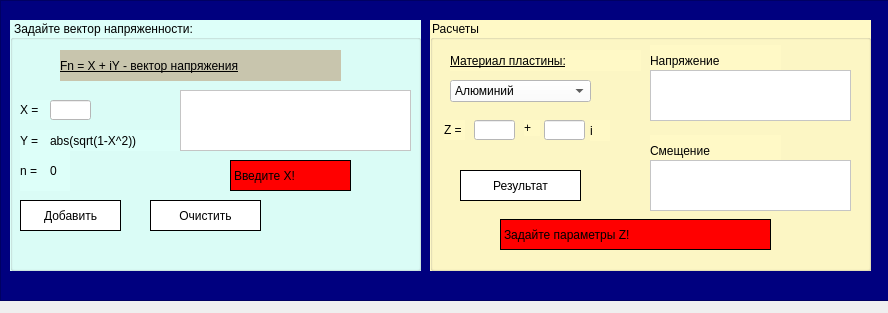
<?xml version="1.0" encoding="UTF-8"?>
<ui version="4.0">
 <class>mainWindow</class>
 <widget class="QMainWindow" name="mainWindow">
  <property name="geometry">
   <rect>
    <x>0</x>
    <y>0</y>
    <width>888</width>
    <height>313</height>
   </rect>
  </property>
  <property name="sizePolicy">
   <sizepolicy hsizetype="Ignored" vsizetype="Ignored">
    <horstretch>0</horstretch>
    <verstretch>0</verstretch>
   </sizepolicy>
  </property>
  <property name="minimumSize">
   <size>
    <width>888</width>
    <height>313</height>
   </size>
  </property>
  <property name="maximumSize">
   <size>
    <width>888</width>
    <height>313</height>
   </size>
  </property>
  <property name="windowTitle">
   <string>Решение задачи теории упругости для плоскости с круговым отверстием</string>
  </property>
  <property name="windowIcon">
   <iconset>
    <normaloff>icon.ico</normaloff>
    <disabledoff>icon.ico</disabledoff>
    <activeoff>icon.ico</activeoff>icon.ico</iconset>
  </property>
  <widget class="QWidget" name="centralwidget">
   <widget class="QFrame" name="frame">
    <property name="geometry">
     <rect>
      <x>0</x>
      <y>0</y>
      <width>921</width>
      <height>301</height>
     </rect>
    </property>
    <property name="styleSheet">
     <string notr="true">background-color: rgb(0, 0, 127);</string>
    </property>
    <property name="frameShape">
     <enum>QFrame::StyledPanel</enum>
    </property>
    <property name="frameShadow">
     <enum>QFrame::Raised</enum>
    </property>
    <widget class="QGroupBox" name="groupBox">
     <property name="geometry">
      <rect>
       <x>10</x>
       <y>20</y>
       <width>411</width>
       <height>251</height>
      </rect>
     </property>
     <property name="styleSheet">
      <string notr="true">font: 75 14pt &quot;Ebrima&quot;;
background-color: rgb(221, 255, 249);</string>
     </property>
     <property name="title">
      <string>Задайте вектор напряженности:</string>
     </property>
     <widget class="QLabel" name="label_7">
      <property name="geometry">
       <rect>
        <x>50</x>
        <y>30</y>
        <width>281</width>
        <height>31</height>
       </rect>
      </property>
      <property name="styleSheet">
       <string notr="true">font: 75 14pt &quot;Times New Roman&quot;;
text-decoration: underline;
background-color: rgb(200, 197, 173);</string>
      </property>
      <property name="text">
       <string>Fn = X + iY - вектор напряжения</string>
      </property>
     </widget>
     <widget class="QLabel" name="label_8">
      <property name="geometry">
       <rect>
        <x>10</x>
        <y>130</y>
        <width>31</width>
        <height>41</height>
       </rect>
      </property>
      <property name="styleSheet">
       <string notr="true">font: 12pt &quot;Yu Gothic UI&quot;;</string>
      </property>
      <property name="text">
       <string>n =</string>
      </property>
     </widget>
     <widget class="QLabel" name="label_2">
      <property name="geometry">
       <rect>
        <x>10</x>
        <y>80</y>
        <width>31</width>
        <height>20</height>
       </rect>
      </property>
      <property name="styleSheet">
       <string notr="true">font: 12pt &quot;Yu Gothic UI&quot;;</string>
      </property>
      <property name="text">
       <string>X =</string>
      </property>
     </widget>
     <widget class="QLineEdit" name="x">
      <property name="geometry">
       <rect>
        <x>40</x>
        <y>80</y>
        <width>41</width>
        <height>20</height>
       </rect>
      </property>
      <property name="styleSheet">
       <string notr="true">font: 12pt &quot;Times New Roman&quot;;
background-color: rgb(255, 255, 255);</string>
      </property>
     </widget>
     <widget class="QLabel" name="label_6">
      <property name="geometry">
       <rect>
        <x>10</x>
        <y>110</y>
        <width>31</width>
        <height>21</height>
       </rect>
      </property>
      <property name="styleSheet">
       <string notr="true">font: 12pt &quot;Yu Gothic UI&quot;;</string>
      </property>
      <property name="text">
       <string>Y =</string>
      </property>
     </widget>
     <widget class="QLabel" name="y">
      <property name="geometry">
       <rect>
        <x>40</x>
        <y>110</y>
        <width>131</width>
        <height>21</height>
       </rect>
      </property>
      <property name="styleSheet">
       <string notr="true">font: 12pt &quot;Yu Gothic UI&quot;;</string>
      </property>
      <property name="text">
       <string>abs(sqrt(1-X^2))</string>
      </property>
     </widget>
     <widget class="QPushButton" name="vvod">
      <property name="geometry">
       <rect>
        <x>10</x>
        <y>180</y>
        <width>101</width>
        <height>31</height>
       </rect>
      </property>
      <property name="styleSheet">
       <string notr="true">font: 75 14pt &quot;Times New Roman&quot;;
background-color: rgb(255, 255, 255);
border-style: outset;
border-width:1px;
border-color: black;
</string>
      </property>
      <property name="text">
       <string>Добавить</string>
      </property>
     </widget>
     <widget class="QTextEdit" name="textEdit">
      <property name="geometry">
       <rect>
        <x>170</x>
        <y>70</y>
        <width>231</width>
        <height>61</height>
       </rect>
      </property>
      <property name="styleSheet">
       <string notr="true">font: 11pt &quot;Times New Roman&quot;;
background-color: rgb(255, 255, 255);</string>
      </property>
     </widget>
     <widget class="QPushButton" name="clear_btn">
      <property name="geometry">
       <rect>
        <x>140</x>
        <y>180</y>
        <width>111</width>
        <height>31</height>
       </rect>
      </property>
      <property name="styleSheet">
       <string notr="true">font: 75 14pt &quot;Times New Roman&quot;;
background-color: rgb(255, 255, 255);
border-style: outset;
border-width:1px;
border-color: black;</string>
      </property>
      <property name="text">
       <string>Очистить</string>
      </property>
     </widget>
     <widget class="QLabel" name="label_bug">
      <property name="geometry">
       <rect>
        <x>220</x>
        <y>140</y>
        <width>121</width>
        <height>31</height>
       </rect>
      </property>
      <property name="styleSheet">
       <string notr="true">font: 14pt &quot;Times New Roman&quot;;
background-color: rgb(255, 0, 0);
border-style: outset;
border-width:1px;
border-color: black;</string>
      </property>
      <property name="text">
       <string>Введите X!</string>
      </property>
     </widget>
     <widget class="QLabel" name="n">
      <property name="geometry">
       <rect>
        <x>40</x>
        <y>130</y>
        <width>20</width>
        <height>41</height>
       </rect>
      </property>
      <property name="styleSheet">
       <string notr="true">font: 12pt &quot;Yu Gothic UI&quot;;</string>
      </property>
      <property name="text">
       <string>0</string>
      </property>
     </widget>
    </widget>
    <widget class="QGroupBox" name="groupBox_2">
     <property name="geometry">
      <rect>
       <x>430</x>
       <y>20</y>
       <width>441</width>
       <height>251</height>
      </rect>
     </property>
     <property name="styleSheet">
      <string notr="true">font: 75 14pt &quot;Ebrima&quot;;
background-color: rgb(255, 249, 198);</string>
     </property>
     <property name="title">
      <string>Расчеты</string>
     </property>
     <widget class="QLabel" name="label">
      <property name="geometry">
       <rect>
        <x>20</x>
        <y>30</y>
        <width>191</width>
        <height>21</height>
       </rect>
      </property>
      <property name="styleSheet">
       <string notr="true">font: 75 14pt &quot;Times New Roman&quot;;
text-decoration: underline;</string>
      </property>
      <property name="text">
       <string>Материал пластины:</string>
      </property>
     </widget>
     <widget class="QComboBox" name="material">
      <property name="geometry">
       <rect>
        <x>20</x>
        <y>60</y>
        <width>141</width>
        <height>22</height>
       </rect>
      </property>
      <property name="styleSheet">
       <string notr="true">font: 14pt &quot;Times New Roman&quot;;
background-color: rgb(255, 255, 255);</string>
      </property>
      <item>
       <property name="text">
        <string>Алюминий</string>
       </property>
      </item>
      <item>
       <property name="text">
        <string>Фольфрам</string>
       </property>
      </item>
      <item>
       <property name="text">
        <string>Германий</string>
       </property>
      </item>
      <item>
       <property name="text">
        <string>Дюралюминий</string>
       </property>
      </item>
      <item>
       <property name="text">
        <string>Иридий</string>
       </property>
      </item>
      <item>
       <property name="text">
        <string>Латунь</string>
       </property>
      </item>
      <item>
       <property name="text">
        <string>Медь</string>
       </property>
      </item>
      <item>
       <property name="text">
        <string>Свинец</string>
       </property>
      </item>
      <item>
       <property name="text">
        <string>Олово</string>
       </property>
      </item>
      <item>
       <property name="text">
        <string>Серебро</string>
       </property>
      </item>
      <item>
       <property name="text">
        <string>Сталь</string>
       </property>
      </item>
     </widget>
     <widget class="QLabel" name="label_5">
      <property name="geometry">
       <rect>
        <x>160</x>
        <y>100</y>
        <width>20</width>
        <height>21</height>
       </rect>
      </property>
      <property name="styleSheet">
       <string notr="true">font: 12pt &quot;Yu Gothic UI&quot;;</string>
      </property>
      <property name="text">
       <string>i</string>
      </property>
     </widget>
     <widget class="QLineEdit" name="d_z">
      <property name="geometry">
       <rect>
        <x>44</x>
        <y>100</y>
        <width>41</width>
        <height>20</height>
       </rect>
      </property>
      <property name="styleSheet">
       <string notr="true">font: 12pt &quot;Times New Roman&quot;;
background-color: rgb(255, 255, 255);</string>
      </property>
     </widget>
     <widget class="QLineEdit" name="m_z">
      <property name="geometry">
       <rect>
        <x>114</x>
        <y>100</y>
        <width>41</width>
        <height>20</height>
       </rect>
      </property>
      <property name="styleSheet">
       <string notr="true">font: 12pt &quot;Times New Roman&quot;;
background-color: rgb(255, 255, 255);</string>
      </property>
     </widget>
     <widget class="QLabel" name="label_3">
      <property name="geometry">
       <rect>
        <x>14</x>
        <y>100</y>
        <width>21</width>
        <height>20</height>
       </rect>
      </property>
      <property name="styleSheet">
       <string notr="true">font: 12pt &quot;Yu Gothic UI&quot;;</string>
      </property>
      <property name="text">
       <string>Z = </string>
      </property>
     </widget>
     <widget class="QLabel" name="label_4">
      <property name="geometry">
       <rect>
        <x>94</x>
        <y>100</y>
        <width>16</width>
        <height>16</height>
       </rect>
      </property>
      <property name="styleSheet">
       <string notr="true">font: 12pt &quot;Yu Gothic UI&quot;;</string>
      </property>
      <property name="text">
       <string>+</string>
      </property>
     </widget>
     <widget class="QPushButton" name="result">
      <property name="geometry">
       <rect>
        <x>30</x>
        <y>150</y>
        <width>121</width>
        <height>31</height>
       </rect>
      </property>
      <property name="styleSheet">
       <string notr="true">font: 75 14pt &quot;Times New Roman&quot;;
background-color: rgb(255, 255, 255);
border-style: outset;
border-width:1px;
border-color: black;</string>
      </property>
      <property name="text">
       <string>Результат</string>
      </property>
     </widget>
     <widget class="QLabel" name="label_10">
      <property name="geometry">
       <rect>
        <x>220</x>
        <y>25</y>
        <width>131</width>
        <height>31</height>
       </rect>
      </property>
      <property name="styleSheet">
       <string notr="true">font: 75 14pt &quot;Times New Roman&quot;;</string>
      </property>
      <property name="text">
       <string>Напряжение</string>
      </property>
     </widget>
     <widget class="QLabel" name="label_9">
      <property name="geometry">
       <rect>
        <x>220</x>
        <y>115</y>
        <width>131</width>
        <height>31</height>
       </rect>
      </property>
      <property name="styleSheet">
       <string notr="true">font: 75 14pt &quot;Times New Roman&quot;;</string>
      </property>
      <property name="text">
       <string>Смещение</string>
      </property>
     </widget>
     <widget class="QTextEdit" name="vivod_1">
      <property name="geometry">
       <rect>
        <x>220</x>
        <y>50</y>
        <width>201</width>
        <height>51</height>
       </rect>
      </property>
      <property name="styleSheet">
       <string notr="true">font: 12pt &quot;Times New Roman&quot;;
background-color: rgb(255, 255, 255);</string>
      </property>
     </widget>
     <widget class="QTextEdit" name="vivod_2">
      <property name="geometry">
       <rect>
        <x>220</x>
        <y>140</y>
        <width>201</width>
        <height>51</height>
       </rect>
      </property>
      <property name="styleSheet">
       <string notr="true">font: 12pt &quot;Times New Roman&quot;;
background-color: rgb(255, 255, 255);</string>
      </property>
     </widget>
     <widget class="QLabel" name="label_bug_result">
      <property name="enabled">
       <bool>true</bool>
      </property>
      <property name="geometry">
       <rect>
        <x>70</x>
        <y>199</y>
        <width>271</width>
        <height>31</height>
       </rect>
      </property>
      <property name="styleSheet">
       <string notr="true">font: 75 14pt &quot;Times New Roman&quot;;
background-color: rgb(255, 0, 0);
border-style: outset;
border-width:1px;
border-color: black;</string>
      </property>
      <property name="text">
       <string>Задайте параметры Z!</string>
      </property>
     </widget>
    </widget>
   </widget>
  </widget>
  <widget class="QMenuBar" name="menubar">
   <property name="geometry">
    <rect>
     <x>0</x>
     <y>0</y>
     <width>888</width>
     <height>21</height>
    </rect>
   </property>
  </widget>
 </widget>
 <resources/>
 <connections/>
</ui>
